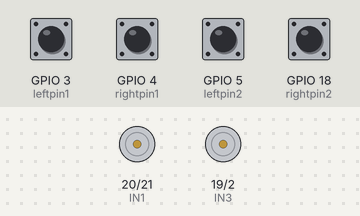
Recording of a program running on a simulated Raspberry Pi (BCM pin numbers). Parts: motor-driver pin pairs drawn as motors (green arrow = first pin HIGH = forward, orange = second pin HIGH = backward, longer = more drive, scaled by the enable pin). Inputs (shaded band) come from the test bench; at power-on: GPIO 3 (leftpin1), GPIO 18 (rightpin2) HIGH, GPIO 4 (rightpin1), GPIO 5 (leftpin2) LOW. What the program prints to the terminal is not drawn.

Above: at 1.2 s.
1.3 s: GPIO 3 (leftpin1) pulled LOW for 0.15 s
At 1.38 s:
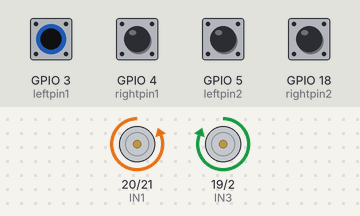
2.9 s: GPIO 18 (rightpin2) pulled LOW for 0.15 s
At 2.98 s:
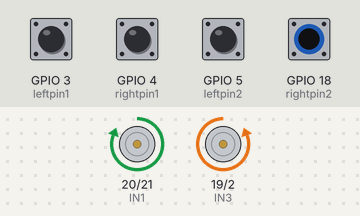
4.5 s: GPIO 3 (leftpin1) pulled LOW for 1 s
At 6.5 s:
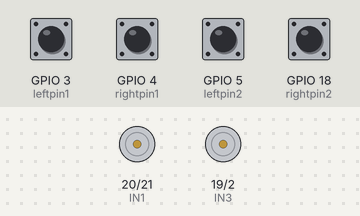
7.0 s: GPIO 18 (rightpin2) pulled LOW for 1 s
At 7.8 s:
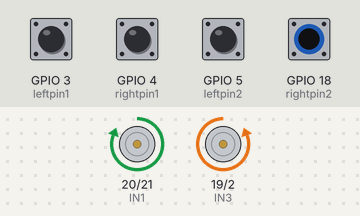
9.5 s: GPIO 3 (leftpin1) driven LOW and GPIO 18 (rightpin2) driven LOW
At 10.7 s:
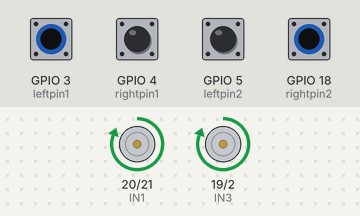
11.0 s: GPIO 3 (leftpin1) driven HIGH and GPIO 18 (rightpin2) driven HIGH
At 11.7 s:
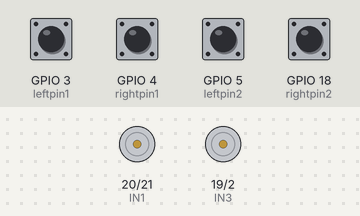
Timing chart, 0 to 13.5 s (numbered marks = the images above; inputs shaded):
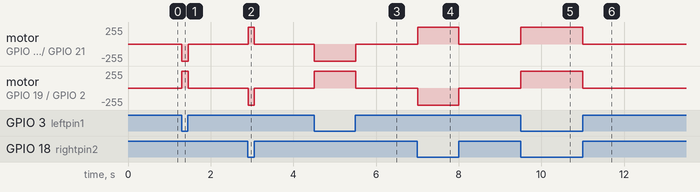

Measured:
- after the input at 1.3 s, motor on GPIO 20 (IN1) / GPIO 21 (IN2): stopped → backward 255/255 at once, → stopped 0.15 s later; motor on GPIO 19 (IN3) / GPIO 2 (IN4): stopped → forward 255/255 at once, → stopped 0.15 s later
- after the input at 2.9 s, motor on GPIO 20 (IN1) / GPIO 21 (IN2): stopped → forward 255/255 at once, → stopped 0.15 s later; motor on GPIO 19 (IN3) / GPIO 2 (IN4): stopped → backward 255/255 at once, → stopped 0.15 s later
- after the input at 4.5 s, motor on GPIO 20 (IN1) / GPIO 21 (IN2): stopped → backward 255/255 at once, → stopped 1.0 s later; motor on GPIO 19 (IN3) / GPIO 2 (IN4): stopped → forward 255/255 at once, → stopped 1.0 s later
- after the input at 7.0 s, motor on GPIO 20 (IN1) / GPIO 21 (IN2): stopped → forward 255/255 at once, → stopped 0.99 s later; motor on GPIO 19 (IN3) / GPIO 2 (IN4): stopped → backward 255/255 at once, → stopped 0.99 s later
- after the input at 9.5 s, motor on GPIO 20 (IN1) / GPIO 21 (IN2), motor on GPIO 19 (IN3) / GPIO 2 (IN4): stopped → forward 255/255 at once
- after the input at 11.0 s, motor on GPIO 20 (IN1) / GPIO 21 (IN2), motor on GPIO 19 (IN3) / GPIO 2 (IN4): forward 255/255 → stopped at once

The program:

line_following.py
```python
import RPi.GPIO as GPIO
import time

# Motor Pins
IN1 = 20
IN2 = 21
IN3 = 19
IN4 = 2
ENA = 16
ENB = 13

# Sensor Pins
leftpin1 = 3
leftpin2 = 5
rightpin1 = 4
rightpin2 = 18

# Button
key = 8

GPIO.setmode(GPIO.BCM)
GPIO.setwarnings(False)

# Setup motor pins
motor_pins = [IN1, IN2, IN3, IN4, ENA, ENB]
for pin in motor_pins:
    GPIO.setup(pin, GPIO.OUT)
    GPIO.output(pin, 0)

# Setup sensor pins
sensor_pins = [leftpin1, leftpin2, rightpin1, rightpin2]
for pin in sensor_pins:
    GPIO.setup(pin, GPIO.IN)

# Setup button
GPIO.setup(key, GPIO.IN)

# Motor control functions
def forward():
    GPIO.output(IN1, 1)
    GPIO.output(IN2, 0)
    GPIO.output(IN3, 1)
    GPIO.output(IN4, 0)
    GPIO.output(ENA, 1)
    GPIO.output(ENB, 1)

def left():
    GPIO.output(IN1, 0)
    GPIO.output(IN2, 1)
    GPIO.output(IN3, 1)
    GPIO.output(IN4, 0)
    GPIO.output(ENA, 1)
    GPIO.output(ENB, 1)

def right():
    GPIO.output(IN1, 1)
    GPIO.output(IN2, 0)
    GPIO.output(IN3, 0)
    GPIO.output(IN4, 1)
    GPIO.output(ENA, 1)
    GPIO.output(ENB, 1)

def stop():
    GPIO.output(ENA, 0)
    GPIO.output(ENB, 0)

print("Waiting for button press to start...")
while GPIO.input(key) == 1:
    time.sleep(0.1)

print("Starting line following...")

try:
    while True:
        L1 = GPIO.input(leftpin1)
        L2 = GPIO.input(leftpin2)
        R1 = GPIO.input(rightpin1)
        R2 = GPIO.input(rightpin2)

        # Adjust this logic based on how your sensors detect black (usually black = LOW)
        if L1 == 0 and R2 == 0:
            forward()
        elif L1 == 0:
            left()
        elif R2 == 0:
            right()
        else:
            stop()

        time.sleep(0.01)

except KeyboardInterrupt:
    pass

stop()
GPIO.cleanup()
```
